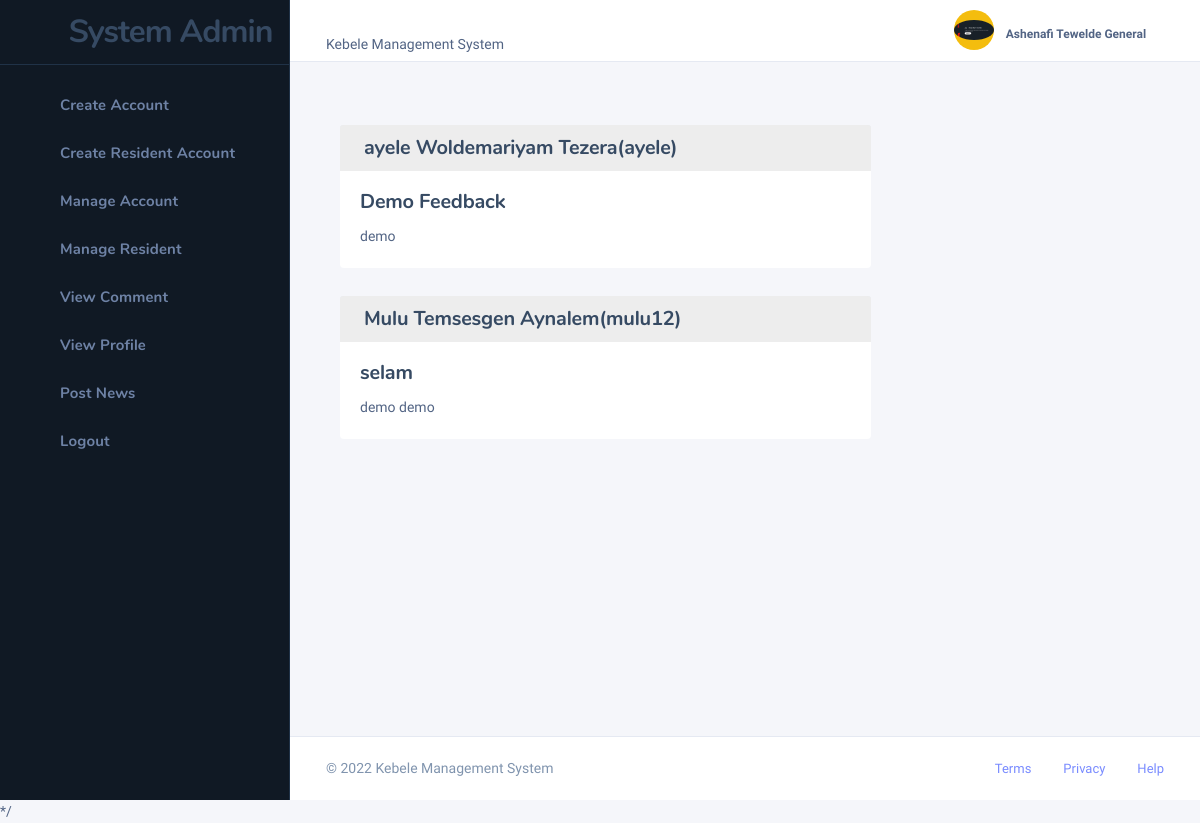
Screenshot of /systemadministrator/view_comment.php (signed in) with the database file from the repository.
### tables this page shows
CREATE TABLE `comment` (
  `id` int(11) NOT NULL,
  `title` varchar(255) NOT NULL,
  `message` text NOT NULL,
  `date` datetime NOT NULL DEFAULT current_timestamp(),
  `user_id` int(11) NOT NULL
);

CREATE TABLE `user` (
  `id` int(11) NOT NULL,
  `custom_id` varchar(200) NOT NULL,
  `fullName` varchar(140) NOT NULL,
  `phoneNumber` varchar(30) NOT NULL,
  `age` int(11) NOT NULL,
  `nationality` varchar(99) NOT NULL,
  `woreda` varchar(99) NOT NULL,
  `kebele` varchar(99) NOT NULL,
  `role` varchar(99) NOT NULL,
  `jobLocation` varchar(100) NOT NULL,
  `userPhoto` varchar(200) NOT NULL,
  `username` varchar(50) NOT NULL,
  `password` varchar(50) NOT NULL,
  `date` datetime NOT NULL DEFAULT current_timestamp(),
  `status` varchar(50) NOT NULL DEFAULT 'active'
);

### systemadministrator/view_comment.php (the view, shortened to what this page needs)
<!DOCTYPE html>
<html lang="zxx" class="js">
<?php include '../database/database.php' ?>
<body class="nk-body bg-lighter npc-general has-sidebar ">
    <div class="nk-app-root">
        <div class="nk-main ">
            <?php include './include/sidebar.php' ?>
            <div class="nk-wrap ">
                <?php include './include/navbar.php' ?>
                <div class="nk-content ">
                    <div class="container-fluid">
                        <div class="nk-content-inner">
                            <div class="nk-content-body">
                                <div class="nk-block-head nk-block-head-sm">
                                </div>
                                <div class="nk-block">
                                    <div class="col-md-8">
                                        <?php
                                        $sql = mysqli_query($conn, "SELECT comment.id,`title`,username,fullName,comment.date,`user_id`,`message` FROM `comment` INNER JOIN user on comment.user_id = user.id ORDER BY `comment`.`date` DESC");
                                        while ($row = mysqli_fetch_assoc($sql)) {
                                            $fullName = $row['fullName'];
                                            $username = $row['username'];
                                            $title = $row['title'];
                                            $message = $row['message'];
                                        ?>
                                        <div class="card">
                                            <h5 class="card-header"><?php echo $fullName ?>(<?php echo $username ?>)
                                            </h5>
                                            <div class="card-body">
                                                <h5 class="card-title"><?php echo $title ?></h5>
                                                <p class="card-text"><?php echo $message ?></p>
                                            </div>
                                        </div>
                                        <?php } ?>
                                    </div>
                                </div>
                            </div>
                        </div>
                    </div>
                </div>
            </div>
        </div>
    </div>
</body>
</html>*/

### rows the page displays
comment: user.fullName "ayele Woldemariyam Tezera", user.username "ayele", title "Demo Feedback", message "demo"
comment: user.fullName "Mulu Temsesgen Aynalem", user.username "mulu12", title "selam", message "demo demo"

### other values shown
$_SESSION['fullName'] "Ashenafi Tewelde General"
